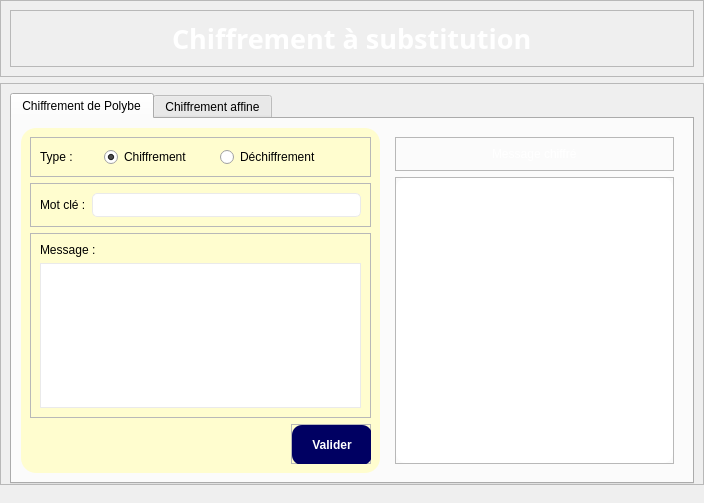
<?xml version="1.0" encoding="UTF-8"?>
<ui version="4.0">
 <class>Encryption</class>
 <widget class="QMainWindow" name="Encryption">
  <property name="geometry">
   <rect>
    <x>0</x>
    <y>0</y>
    <width>704</width>
    <height>503</height>
   </rect>
  </property>
  <property name="windowTitle">
   <string>Encryption</string>
  </property>
  <property name="styleSheet">
   <string notr="true">QWidget#centralwidget{
}

QFrame#frame{
	background-image: url(:/Desktop/binary-code-background_295303-4880.jpg);
}

QFrame#frame_4{
	border: none;
	background-color: rgb(255, 253, 207);
	border-radius:15px
}

QFrame#frame_5{
	border: none;
	background-image: url(:/Desktop/virus-1891191_640.jpg);
	border-radius:15px
}


QFrame#frame_15{
	border: none;
	background-color:rgb(234, 234, 234);
	border-radius:15px
}

QFrame#frame_12{
	border: none;
	background-color: rgb(255, 253, 207);
	border-radius:15px
}</string>
  </property>
  <widget class="QWidget" name="centralwidget">
   <layout class="QVBoxLayout" name="verticalLayout">
    <property name="leftMargin">
     <number>0</number>
    </property>
    <property name="topMargin">
     <number>0</number>
    </property>
    <property name="rightMargin">
     <number>0</number>
    </property>
    <item>
     <widget class="QWidget" name="widget" native="true">
      <property name="styleSheet">
       <string notr="true"/>
      </property>
      <layout class="QVBoxLayout" name="verticalLayout_2">
       <property name="leftMargin">
        <number>0</number>
       </property>
       <property name="topMargin">
        <number>0</number>
       </property>
       <property name="rightMargin">
        <number>0</number>
       </property>
       <item alignment="Qt::AlignTop">
        <widget class="QFrame" name="frame">
         <property name="frameShape">
          <enum>QFrame::StyledPanel</enum>
         </property>
         <property name="frameShadow">
          <enum>QFrame::Raised</enum>
         </property>
         <layout class="QHBoxLayout" name="horizontalLayout">
          <item>
           <widget class="QFrame" name="frame_3">
            <property name="frameShape">
             <enum>QFrame::StyledPanel</enum>
            </property>
            <property name="frameShadow">
             <enum>QFrame::Raised</enum>
            </property>
            <layout class="QHBoxLayout" name="horizontalLayout_2">
             <item alignment="Qt::AlignHCenter">
              <widget class="QLabel" name="label">
               <property name="font">
                <font>
                 <family>Century Gothic</family>
                 <pointsize>20</pointsize>
                 <bold>true</bold>
                </font>
               </property>
               <property name="text">
                <string>&lt;html&gt;&lt;head/&gt;&lt;body&gt;&lt;p&gt;&lt;span style=&quot; color:#ffffff;&quot;&gt;Chiffrement à substitution&lt;/span&gt;&lt;/p&gt;&lt;/body&gt;&lt;/html&gt;</string>
               </property>
              </widget>
             </item>
            </layout>
           </widget>
          </item>
         </layout>
        </widget>
       </item>
       <item>
        <widget class="QFrame" name="frame_2">
         <property name="sizePolicy">
          <sizepolicy hsizetype="Preferred" vsizetype="Expanding">
           <horstretch>0</horstretch>
           <verstretch>0</verstretch>
          </sizepolicy>
         </property>
         <property name="frameShape">
          <enum>QFrame::StyledPanel</enum>
         </property>
         <property name="frameShadow">
          <enum>QFrame::Raised</enum>
         </property>
         <layout class="QVBoxLayout" name="verticalLayout_3">
          <property name="spacing">
           <number>0</number>
          </property>
          <property name="bottomMargin">
           <number>0</number>
          </property>
          <item>
           <widget class="QTabWidget" name="tabWidget">
            <property name="styleSheet">
             <string notr="true"/>
            </property>
            <property name="currentIndex">
             <number>0</number>
            </property>
            <property name="tabBarAutoHide">
             <bool>false</bool>
            </property>
            <widget class="QWidget" name="tab">
             <attribute name="icon">
              <iconset resource="images.qrc">
               <normaloff>:/Desktop/polybe3.png</normaloff>:/Desktop/polybe3.png</iconset>
             </attribute>
             <attribute name="title">
              <string>Chiffrement de Polybe</string>
             </attribute>
             <layout class="QHBoxLayout" name="horizontalLayout_3">
              <item>
               <widget class="QFrame" name="frame_4">
                <property name="maximumSize">
                 <size>
                  <width>600</width>
                  <height>16777215</height>
                 </size>
                </property>
                <property name="styleSheet">
                 <string notr="true"/>
                </property>
                <property name="frameShape">
                 <enum>QFrame::StyledPanel</enum>
                </property>
                <property name="frameShadow">
                 <enum>QFrame::Raised</enum>
                </property>
                <layout class="QVBoxLayout" name="verticalLayout_4">
                 <item>
                  <widget class="QFrame" name="frame_6">
                   <property name="frameShape">
                    <enum>QFrame::StyledPanel</enum>
                   </property>
                   <property name="frameShadow">
                    <enum>QFrame::Raised</enum>
                   </property>
                   <layout class="QHBoxLayout" name="horizontalLayout_4">
                    <item>
                     <widget class="QLabel" name="label_2">
                      <property name="text">
                       <string>Type : </string>
                      </property>
                     </widget>
                    </item>
                    <item>
                     <spacer name="horizontalSpacer_2">
                      <property name="orientation">
                       <enum>Qt::Horizontal</enum>
                      </property>
                      <property name="sizeType">
                       <enum>QSizePolicy::Fixed</enum>
                      </property>
                      <property name="sizeHint" stdset="0">
                       <size>
                        <width>22</width>
                        <height>20</height>
                       </size>
                      </property>
                     </spacer>
                    </item>
                    <item>
                     <widget class="QRadioButton" name="radioButton">
                      <property name="text">
                       <string>Chiffrement</string>
                      </property>
                      <property name="checked">
                       <bool>true</bool>
                      </property>
                     </widget>
                    </item>
                    <item>
                     <spacer name="horizontalSpacer">
                      <property name="orientation">
                       <enum>Qt::Horizontal</enum>
                      </property>
                      <property name="sizeType">
                       <enum>QSizePolicy::Fixed</enum>
                      </property>
                      <property name="sizeHint" stdset="0">
                       <size>
                        <width>22</width>
                        <height>20</height>
                       </size>
                      </property>
                     </spacer>
                    </item>
                    <item>
                     <widget class="QRadioButton" name="radioButton_2">
                      <property name="text">
                       <string>Déchiffrement</string>
                      </property>
                     </widget>
                    </item>
                    <item>
                     <spacer name="horizontalSpacer_5">
                      <property name="orientation">
                       <enum>Qt::Horizontal</enum>
                      </property>
                      <property name="sizeHint" stdset="0">
                       <size>
                        <width>40</width>
                        <height>20</height>
                       </size>
                      </property>
                     </spacer>
                    </item>
                   </layout>
                  </widget>
                 </item>
                 <item>
                  <widget class="QFrame" name="frame_8">
                   <property name="frameShape">
                    <enum>QFrame::StyledPanel</enum>
                   </property>
                   <property name="frameShadow">
                    <enum>QFrame::Raised</enum>
                   </property>
                   <layout class="QHBoxLayout" name="horizontalLayout_5">
                    <item>
                     <widget class="QLabel" name="label_3">
                      <property name="sizePolicy">
                       <sizepolicy hsizetype="Fixed" vsizetype="Preferred">
                        <horstretch>0</horstretch>
                        <verstretch>0</verstretch>
                       </sizepolicy>
                      </property>
                      <property name="text">
                       <string>Mot clé :</string>
                      </property>
                     </widget>
                    </item>
                    <item>
                     <widget class="QLineEdit" name="lineEdit">
                      <property name="styleSheet">
                       <string notr="true">border : 1px solid rgb(234, 234, 234);
border-radius : 5px ;
padding : 3px;</string>
                      </property>
                     </widget>
                    </item>
                   </layout>
                  </widget>
                 </item>
                 <item>
                  <widget class="QFrame" name="frame_7">
                   <property name="frameShape">
                    <enum>QFrame::StyledPanel</enum>
                   </property>
                   <property name="frameShadow">
                    <enum>QFrame::Raised</enum>
                   </property>
                   <layout class="QVBoxLayout" name="verticalLayout_5">
                    <item>
                     <widget class="QLabel" name="label_4">
                      <property name="text">
                       <string>Message : </string>
                      </property>
                     </widget>
                    </item>
                    <item>
                     <widget class="QPlainTextEdit" name="plainTextEdit">
                      <property name="styleSheet">
                       <string notr="true">border : 1px solid rgb(234, 234, 234);
paddind: 10px;
border-radius : 0px </string>
                      </property>
                     </widget>
                    </item>
                   </layout>
                  </widget>
                 </item>
                 <item alignment="Qt::AlignRight">
                  <widget class="QFrame" name="frame_9">
                   <property name="sizePolicy">
                    <sizepolicy hsizetype="Fixed" vsizetype="Fixed">
                     <horstretch>0</horstretch>
                     <verstretch>0</verstretch>
                    </sizepolicy>
                   </property>
                   <property name="minimumSize">
                    <size>
                     <width>80</width>
                     <height>40</height>
                    </size>
                   </property>
                   <property name="maximumSize">
                    <size>
                     <width>80</width>
                     <height>40</height>
                    </size>
                   </property>
                   <property name="frameShape">
                    <enum>QFrame::StyledPanel</enum>
                   </property>
                   <property name="frameShadow">
                    <enum>QFrame::Raised</enum>
                   </property>
                   <layout class="QVBoxLayout" name="verticalLayout_6">
                    <property name="spacing">
                     <number>0</number>
                    </property>
                    <property name="leftMargin">
                     <number>0</number>
                    </property>
                    <property name="topMargin">
                     <number>0</number>
                    </property>
                    <property name="rightMargin">
                     <number>0</number>
                    </property>
                    <property name="bottomMargin">
                     <number>0</number>
                    </property>
                    <item>
                     <widget class="QPushButton" name="pushButton">
                      <property name="sizePolicy">
                       <sizepolicy hsizetype="Fixed" vsizetype="Fixed">
                        <horstretch>0</horstretch>
                        <verstretch>0</verstretch>
                       </sizepolicy>
                      </property>
                      <property name="minimumSize">
                       <size>
                        <width>80</width>
                        <height>40</height>
                       </size>
                      </property>
                      <property name="maximumSize">
                       <size>
                        <width>80</width>
                        <height>40</height>
                       </size>
                      </property>
                      <property name="cursor">
                       <cursorShape>PointingHandCursor</cursorShape>
                      </property>
                      <property name="styleSheet">
                       <string notr="true">background-color: rgb(0, 0, 98);
border-radius : 10px;
color : white;
font-weight : bold;</string>
                      </property>
                      <property name="text">
                       <string>Valider</string>
                      </property>
                     </widget>
                    </item>
                   </layout>
                  </widget>
                 </item>
                </layout>
               </widget>
              </item>
              <item>
               <widget class="QFrame" name="frame_5">
                <property name="frameShape">
                 <enum>QFrame::StyledPanel</enum>
                </property>
                <property name="frameShadow">
                 <enum>QFrame::Raised</enum>
                </property>
                <layout class="QVBoxLayout" name="verticalLayout_7">
                 <item alignment="Qt::AlignTop">
                  <widget class="QFrame" name="frame_10">
                   <property name="frameShape">
                    <enum>QFrame::StyledPanel</enum>
                   </property>
                   <property name="frameShadow">
                    <enum>QFrame::Raised</enum>
                   </property>
                   <layout class="QHBoxLayout" name="horizontalLayout_6">
                    <item alignment="Qt::AlignHCenter">
                     <widget class="QLabel" name="display_type">
                      <property name="styleSheet">
                       <string notr="true">font: 18pt &quot;Harrington&quot;;
color: rgb(255, 255, 255);
</string>
                      </property>
                      <property name="text">
                       <string>Message chiffré</string>
                      </property>
                     </widget>
                    </item>
                   </layout>
                  </widget>
                 </item>
                 <item>
                  <widget class="QFrame" name="frame_11">
                   <property name="sizePolicy">
                    <sizepolicy hsizetype="Preferred" vsizetype="Expanding">
                     <horstretch>0</horstretch>
                     <verstretch>0</verstretch>
                    </sizepolicy>
                   </property>
                   <property name="styleSheet">
                    <string notr="true"/>
                   </property>
                   <property name="frameShape">
                    <enum>QFrame::StyledPanel</enum>
                   </property>
                   <property name="frameShadow">
                    <enum>QFrame::Raised</enum>
                   </property>
                   <layout class="QHBoxLayout" name="horizontalLayout_11">
                    <property name="leftMargin">
                     <number>0</number>
                    </property>
                    <property name="topMargin">
                     <number>0</number>
                    </property>
                    <property name="rightMargin">
                     <number>0</number>
                    </property>
                    <property name="bottomMargin">
                     <number>0</number>
                    </property>
                    <item>
                     <widget class="QTextEdit" name="display_result">
                      <property name="styleSheet">
                       <string notr="true">background-color: rgb(255, 255, 255);
font: 11pt &quot;Times New Roman&quot;;
padding:10px;
border-radius: 10px</string>
                      </property>
                      <property name="readOnly">
                       <bool>true</bool>
                      </property>
                     </widget>
                    </item>
                   </layout>
                  </widget>
                 </item>
                </layout>
               </widget>
              </item>
             </layout>
            </widget>
            <widget class="QWidget" name="tab_2">
             <attribute name="icon">
              <iconset resource="images.qrc">
               <normaloff>:/Desktop/chiffrement-cryptage-différences~2.png</normaloff>:/Desktop/chiffrement-cryptage-différences~2.png</iconset>
             </attribute>
             <attribute name="title">
              <string>Chiffrement affine</string>
             </attribute>
             <layout class="QHBoxLayout" name="horizontalLayout_10">
              <item>
               <widget class="QFrame" name="frame_15">
                <property name="maximumSize">
                 <size>
                  <width>600</width>
                  <height>16777215</height>
                 </size>
                </property>
                <property name="styleSheet">
                 <string notr="true"/>
                </property>
                <property name="frameShape">
                 <enum>QFrame::StyledPanel</enum>
                </property>
                <property name="frameShadow">
                 <enum>QFrame::Raised</enum>
                </property>
                <layout class="QVBoxLayout" name="verticalLayout_9">
                 <item>
                  <widget class="QFrame" name="frame_16">
                   <property name="frameShape">
                    <enum>QFrame::StyledPanel</enum>
                   </property>
                   <property name="frameShadow">
                    <enum>QFrame::Raised</enum>
                   </property>
                   <layout class="QHBoxLayout" name="horizontalLayout_8">
                    <item>
                     <widget class="QLabel" name="label_5">
                      <property name="text">
                       <string>Type : </string>
                      </property>
                     </widget>
                    </item>
                    <item>
                     <spacer name="horizontalSpacer_3">
                      <property name="orientation">
                       <enum>Qt::Horizontal</enum>
                      </property>
                      <property name="sizeType">
                       <enum>QSizePolicy::Fixed</enum>
                      </property>
                      <property name="sizeHint" stdset="0">
                       <size>
                        <width>22</width>
                        <height>20</height>
                       </size>
                      </property>
                     </spacer>
                    </item>
                    <item>
                     <widget class="QRadioButton" name="radioButton_3">
                      <property name="text">
                       <string>Chiffrement</string>
                      </property>
                      <property name="checked">
                       <bool>true</bool>
                      </property>
                     </widget>
                    </item>
                    <item>
                     <spacer name="horizontalSpacer_4">
                      <property name="orientation">
                       <enum>Qt::Horizontal</enum>
                      </property>
                      <property name="sizeType">
                       <enum>QSizePolicy::Fixed</enum>
                      </property>
                      <property name="sizeHint" stdset="0">
                       <size>
                        <width>22</width>
                        <height>20</height>
                       </size>
                      </property>
                     </spacer>
                    </item>
                    <item>
                     <widget class="QRadioButton" name="radioButton_4">
                      <property name="text">
                       <string>Déchiffrement</string>
                      </property>
                     </widget>
                    </item>
                    <item>
                     <spacer name="horizontalSpacer_6">
                      <property name="orientation">
                       <enum>Qt::Horizontal</enum>
                      </property>
                      <property name="sizeHint" stdset="0">
                       <size>
                        <width>40</width>
                        <height>20</height>
                       </size>
                      </property>
                     </spacer>
                    </item>
                   </layout>
                  </widget>
                 </item>
                 <item>
                  <widget class="QFrame" name="frame_17">
                   <property name="frameShape">
                    <enum>QFrame::StyledPanel</enum>
                   </property>
                   <property name="frameShadow">
                    <enum>QFrame::Raised</enum>
                   </property>
                   <layout class="QVBoxLayout" name="verticalLayout_12">
                    <property name="spacing">
                     <number>0</number>
                    </property>
                    <property name="leftMargin">
                     <number>0</number>
                    </property>
                    <property name="topMargin">
                     <number>0</number>
                    </property>
                    <property name="bottomMargin">
                     <number>0</number>
                    </property>
                    <item>
                     <widget class="QFrame" name="frame_20">
                      <property name="frameShape">
                       <enum>QFrame::StyledPanel</enum>
                      </property>
                      <property name="frameShadow">
                       <enum>QFrame::Raised</enum>
                      </property>
                      <layout class="QHBoxLayout" name="horizontalLayout_9">
                       <item>
                        <widget class="QLabel" name="label_6">
                         <property name="text">
                          <string>Valeur de a : </string>
                         </property>
                        </widget>
                       </item>
                       <item>
                        <spacer name="horizontalSpacer_8">
                         <property name="orientation">
                          <enum>Qt::Horizontal</enum>
                         </property>
                         <property name="sizeType">
                          <enum>QSizePolicy::Fixed</enum>
                         </property>
                         <property name="sizeHint" stdset="0">
                          <size>
                           <width>40</width>
                           <height>20</height>
                          </size>
                         </property>
                        </spacer>
                       </item>
                       <item>
                        <widget class="QSpinBox" name="spinBox">
                         <property name="minimum">
                          <number>1</number>
                         </property>
                         <property name="maximum">
                          <number>9999999</number>
                         </property>
                        </widget>
                       </item>
                       <item>
                        <spacer name="horizontalSpacer_7">
                         <property name="orientation">
                          <enum>Qt::Horizontal</enum>
                         </property>
                         <property name="sizeHint" stdset="0">
                          <size>
                           <width>40</width>
                           <height>20</height>
                          </size>
                         </property>
                        </spacer>
                       </item>
                      </layout>
                     </widget>
                    </item>
                    <item>
                     <widget class="QFrame" name="frame_21">
                      <property name="frameShape">
                       <enum>QFrame::StyledPanel</enum>
                      </property>
                      <property name="frameShadow">
                       <enum>QFrame::Raised</enum>
                      </property>
                      <layout class="QHBoxLayout" name="horizontalLayout_13">
                       <item>
                        <widget class="QLabel" name="label_9">
                         <property name="text">
                          <string>Valeur de b : </string>
                         </property>
                        </widget>
                       </item>
                       <item>
                        <spacer name="horizontalSpacer_10">
                         <property name="orientation">
                          <enum>Qt::Horizontal</enum>
                         </property>
                         <property name="sizeType">
                          <enum>QSizePolicy::Fixed</enum>
                         </property>
                         <property name="sizeHint" stdset="0">
                          <size>
                           <width>40</width>
                           <height>20</height>
                          </size>
                         </property>
                        </spacer>
                       </item>
                       <item>
                        <widget class="QSpinBox" name="spinBox_2">
                         <property name="maximum">
                          <number>25</number>
                         </property>
                        </widget>
                       </item>
                       <item>
                        <spacer name="horizontalSpacer_9">
                         <property name="orientation">
                          <enum>Qt::Horizontal</enum>
                         </property>
                         <property name="sizeHint" stdset="0">
                          <size>
                           <width>40</width>
                           <height>20</height>
                          </size>
                         </property>
                        </spacer>
                       </item>
                      </layout>
                     </widget>
                    </item>
                   </layout>
                  </widget>
                 </item>
                 <item>
                  <widget class="QFrame" name="frame_18">
                   <property name="frameShape">
                    <enum>QFrame::StyledPanel</enum>
                   </property>
                   <property name="frameShadow">
                    <enum>QFrame::Raised</enum>
                   </property>
                   <layout class="QVBoxLayout" name="verticalLayout_10">
                    <item>
                     <widget class="QLabel" name="label_7">
                      <property name="text">
                       <string>Message : </string>
                      </property>
                     </widget>
                    </item>
                    <item>
                     <widget class="QPlainTextEdit" name="plainTextEdit_2">
                      <property name="styleSheet">
                       <string notr="true">border : 1px solid rgb(234, 234, 234);
paddind: 10px;
border-radius : 0px </string>
                      </property>
                     </widget>
                    </item>
                   </layout>
                  </widget>
                 </item>
                 <item alignment="Qt::AlignRight">
                  <widget class="QFrame" name="frame_19">
                   <property name="sizePolicy">
                    <sizepolicy hsizetype="Fixed" vsizetype="Fixed">
                     <horstretch>0</horstretch>
                     <verstretch>0</verstretch>
                    </sizepolicy>
                   </property>
                   <property name="minimumSize">
                    <size>
                     <width>80</width>
                     <height>40</height>
                    </size>
                   </property>
                   <property name="maximumSize">
                    <size>
                     <width>80</width>
                     <height>40</height>
                    </size>
                   </property>
                   <property name="frameShape">
                    <enum>QFrame::StyledPanel</enum>
                   </property>
                   <property name="frameShadow">
                    <enum>QFrame::Raised</enum>
                   </property>
                   <layout class="QVBoxLayout" name="verticalLayout_11">
                    <property name="spacing">
                     <number>0</number>
                    </property>
                    <property name="leftMargin">
                     <number>0</number>
                    </property>
                    <property name="topMargin">
                     <number>0</number>
                    </property>
                    <property name="rightMargin">
                     <number>0</number>
                    </property>
                    <property name="bottomMargin">
                     <number>0</number>
                    </property>
                    <item>
                     <widget class="QPushButton" name="pushButton_2">
                      <property name="sizePolicy">
                       <sizepolicy hsizetype="Fixed" vsizetype="Fixed">
                        <horstretch>0</horstretch>
                        <verstretch>0</verstretch>
                       </sizepolicy>
                      </property>
                      <property name="minimumSize">
                       <size>
                        <width>80</width>
                        <height>40</height>
                       </size>
                      </property>
                      <property name="maximumSize">
                       <size>
                        <width>80</width>
                        <height>40</height>
                       </size>
                      </property>
                      <property name="cursor">
                       <cursorShape>PointingHandCursor</cursorShape>
                      </property>
                      <property name="styleSheet">
                       <string notr="true">background-color: rgb(0, 0, 98);
border-radius : 10px;
color : white;
font-weight : bold;</string>
                      </property>
                      <property name="text">
                       <string>Valider</string>
                      </property>
                     </widget>
                    </item>
                   </layout>
                  </widget>
                 </item>
                </layout>
               </widget>
              </item>
              <item>
               <widget class="QFrame" name="frame_12">
                <property name="styleSheet">
                 <string notr="true"/>
                </property>
                <property name="frameShape">
                 <enum>QFrame::StyledPanel</enum>
                </property>
                <property name="frameShadow">
                 <enum>QFrame::Raised</enum>
                </property>
                <layout class="QVBoxLayout" name="verticalLayout_8">
                 <item alignment="Qt::AlignTop">
                  <widget class="QFrame" name="frame_13">
                   <property name="frameShape">
                    <enum>QFrame::StyledPanel</enum>
                   </property>
                   <property name="frameShadow">
                    <enum>QFrame::Raised</enum>
                   </property>
                   <layout class="QHBoxLayout" name="horizontalLayout_7">
                    <item alignment="Qt::AlignHCenter">
                     <widget class="QLabel" name="label_8">
                      <property name="styleSheet">
                       <string notr="true">font: 18pt &quot;Harrington&quot;;
color: black;
</string>
                      </property>
                      <property name="text">
                       <string>Message chiffré</string>
                      </property>
                     </widget>
                    </item>
                   </layout>
                  </widget>
                 </item>
                 <item>
                  <widget class="QFrame" name="frame_14">
                   <property name="sizePolicy">
                    <sizepolicy hsizetype="Preferred" vsizetype="Expanding">
                     <horstretch>0</horstretch>
                     <verstretch>0</verstretch>
                    </sizepolicy>
                   </property>
                   <property name="frameShape">
                    <enum>QFrame::StyledPanel</enum>
                   </property>
                   <property name="frameShadow">
                    <enum>QFrame::Raised</enum>
                   </property>
                   <layout class="QHBoxLayout" name="horizontalLayout_12">
                    <item>
                     <widget class="QTextEdit" name="textEdit">
                      <property name="styleSheet">
                       <string notr="true">border : none;
border-radius : 10px</string>
                      </property>
                     </widget>
                    </item>
                   </layout>
                  </widget>
                 </item>
                </layout>
               </widget>
              </item>
             </layout>
            </widget>
           </widget>
          </item>
         </layout>
        </widget>
       </item>
      </layout>
     </widget>
    </item>
   </layout>
  </widget>
 </widget>
 <resources>
  <include location="images.qrc"/>
 </resources>
 <connections/>
</ui>
